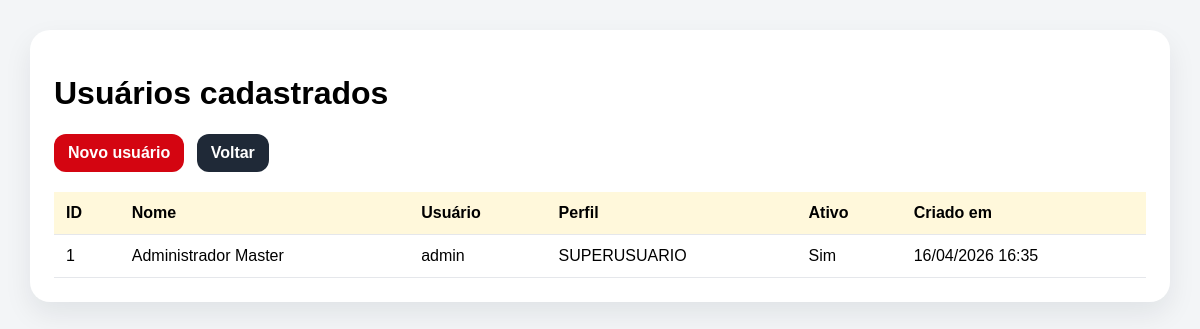
Before: /usuarios (signed in) with the older database file.
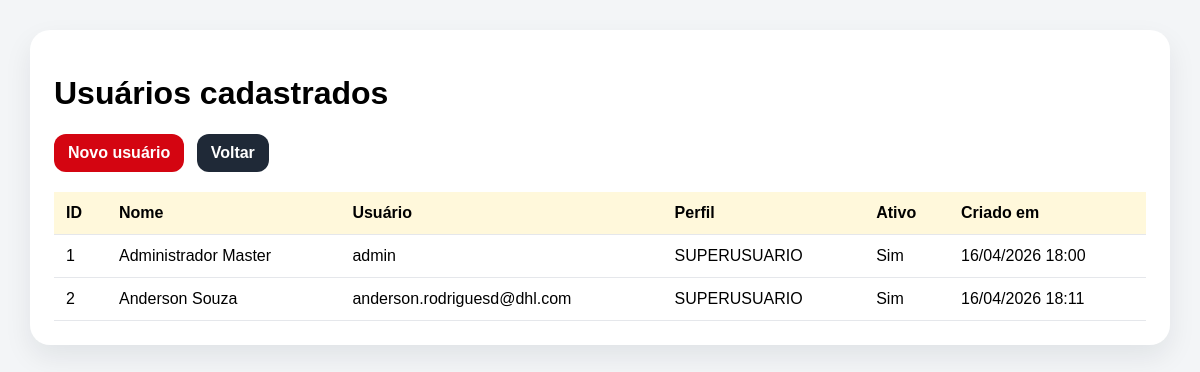
After: the same page with the newer database file.
### app.py (models this page shows)
class Usuario(db.Model):
    __tablename__ = "usuarios"
    id = db.Column(db.Integer, primary_key=True)
    nome = db.Column(db.String(120), nullable=False)
    username = db.Column(db.String(80), unique=True, nullable=False)
    senha_hash = db.Column(db.String(255), nullable=False)
    perfil = db.Column(db.String(30), nullable=False, default="OPERACIONAL")
    ativo = db.Column(db.Boolean, default=True)
    criado_em = db.Column(db.DateTime, default=datetime.utcnow)

### app.py (the view)
@app.route("/usuarios")
@login_required
@perfil_required("SUPERUSUARIO")
def listar_usuarios():
    usuarios = Usuario.query.order_by(Usuario.nome.asc()).all()
    return render_template("usuarios.html", usuarios=usuarios)

### app.py (called while the page is built)
def login_required(func):
    @wraps(func)
    def wrapper(*args, **kwargs):
        if not session.get("user_id"):
            flash("Faça login para continuar.", "warning")
            return redirect(url_for("login"))
        return func(*args, **kwargs)
    return wrapper

def perfil_required(*perfis):
    def decorator(func):
        @wraps(func)
        def wrapper(*args, **kwargs):
            if not session.get("user_id"):
                flash("Faça login para continuar.", "warning")
                return redirect(url_for("login"))
            perfil = (session.get("user_perfil") or "").upper()
            if perfil not in perfis:
                flash("Você não tem permissão para acessar esta área.", "danger")
                return redirect(url_for("ocorrencias"))
            return func(*args, **kwargs)
        return wrapper
    return decorator

### templates/usuarios.html (shortened to what this page needs)
<!doctype html>
<html lang="pt-br">
<head>
</head>
<body>
  <div class="card">
    <h1>Usuários cadastrados</h1>
    <div style="margin-top:16px;">
      <a href="{{ url_for('register') }}" class="btn btn-red">Novo usuário</a>
      <a href="{{ url_for('ocorrencias') }}" class="btn btn-dark">Voltar</a>
    </div>
    <table>
      <thead>
        <tr>
          <th>ID</th>
          <th>Nome</th>
          <th>Usuário</th>
          <th>Perfil</th>
          <th>Ativo</th>
          <th>Criado em</th>
        </tr>
      </thead>
      <tbody>
        {% for u in usuarios %}
        <tr>
          <td>{{ u.id }}</td>
          <td>{{ u.nome }}</td>
          <td>{{ u.username }}</td>
          <td>{{ u.perfil }}</td>
          <td>{{ "Sim" if u.ativo else "Não" }}</td>
          <td>{{ u.criado_em.strftime('%d/%m/%Y %H:%M') if u.criado_em else '-' }}</td>
        </tr>
        {% else %}
        <tr>
          <td colspan="6">Nenhum usuário cadastrado.</td>
        </tr>
        {% endfor %}
      </tbody>
    </table>
  </div>
</body>
</html>

### templates/usuarios.html (style rules this page uses)
body { margin:0; font-family:Arial, Helvetica, sans-serif; background:#f3f5f7; padding:30px; }
.card { max-width:1100px; margin:0 auto; background:#fff; border-radius:20px; padding:24px; box-shadow:0 12px 28px rgba(15,23,42,.08); }
table { width:100%; border-collapse:collapse; margin-top:20px; }
th, td { padding:12px; border-bottom:1px solid #e5e7eb; text-align:left; }
th { background:#fff8db; }
.btn { display:inline-block; padding:10px 14px; border-radius:12px; text-decoration:none; font-weight:700; margin-right:8px; }
.btn-red { background:#d40511; color:#fff; }
.btn-dark { background:#1f2937; color:#fff; }

Changed rows visible on the page:
changed Usuario "Administrador Master": criado_em "16/04/2026 16:35" → "16/04/2026 18:00"
added Usuario: id "2", nome "Anderson Souza", username "anderson.rodriguesd@dhl.com", perfil "SUPERUSUARIO", ativo "Sim", criado_em "16/04/2026 18:11"
